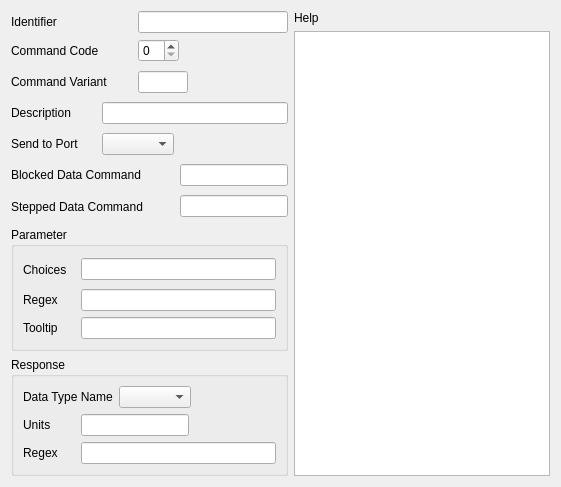
     <widget class="QWidget" name="tab_6">
      <attribute name="title">
       <string>Command</string>
      </attribute>
      <layout class="QGridLayout" name="gridLayout_9">
       <item row="0" column="0">
        <layout class="QVBoxLayout" name="verticalLayout_2">
         <item>
          <layout class="QHBoxLayout" name="horizontalLayout_28">
           <item>
            <widget class="QLabel" name="label_39">
             <property name="minimumSize">
              <size>
               <width>121</width>
               <height>0</height>
              </size>
             </property>
             <property name="text">
              <string>Identifier</string>
             </property>
            </widget>
           </item>
           <item>
            <widget class="QLineEdit" name="lineEdit_32"/>
           </item>
          </layout>
         </item>
         <item>
          <layout class="QHBoxLayout" name="horizontalLayout_29">
           <item>
            <widget class="QLabel" name="label_40">
             <property name="minimumSize">
              <size>
               <width>121</width>
               <height>0</height>
              </size>
             </property>
             <property name="text">
              <string>Command Code</string>
             </property>
            </widget>
           </item>
           <item>
            <widget class="QSpinBox" name="spinBox_2"/>
           </item>
           <item>
            <spacer name="horizontalSpacer_18">
             <property name="orientation">
              <enum>Qt::Horizontal</enum>
             </property>
             <property name="sizeHint" stdset="0">
              <size>
               <width>40</width>
               <height>20</height>
              </size>
             </property>
            </spacer>
           </item>
          </layout>
         </item>
         <item>
          <layout class="QHBoxLayout" name="horizontalLayout_30">
           <item>
            <widget class="QLabel" name="label_41">
             <property name="minimumSize">
              <size>
               <width>121</width>
               <height>28</height>
              </size>
             </property>
             <property name="text">
              <string>Command Variant</string>
             </property>
            </widget>
           </item>
           <item>
            <widget class="QLineEdit" name="lineEdit_33">
             <property name="maximumSize">
              <size>
               <width>50</width>
               <height>16777215</height>
              </size>
             </property>
            </widget>
           </item>
           <item>
            <spacer name="horizontalSpacer_19">
             <property name="orientation">
              <enum>Qt::Horizontal</enum>
             </property>
             <property name="sizeHint" stdset="0">
              <size>
               <width>40</width>
               <height>20</height>
              </size>
             </property>
            </spacer>
           </item>
          </layout>
         </item>
         <item>
          <layout class="QHBoxLayout" name="horizontalLayout_31">
           <item>
            <widget class="QLabel" name="label_42">
             <property name="minimumSize">
              <size>
               <width>85</width>
               <height>0</height>
              </size>
             </property>
             <property name="text">
              <string>Description</string>
             </property>
            </widget>
           </item>
           <item>
            <widget class="QLineEdit" name="lineEdit_34"/>
           </item>
          </layout>
         </item>
         <item>
          <layout class="QHBoxLayout" name="horizontalLayout_32">
           <item>
            <widget class="QLabel" name="label_43">
             <property name="minimumSize">
              <size>
               <width>85</width>
               <height>28</height>
              </size>
             </property>
             <property name="text">
              <string>Send to Port</string>
             </property>
            </widget>
           </item>
           <item>
            <widget class="QComboBox" name="comboBox_4"/>
           </item>
           <item>
            <spacer name="horizontalSpacer_21">
             <property name="orientation">
              <enum>Qt::Horizontal</enum>
             </property>
             <property name="sizeHint" stdset="0">
              <size>
               <width>40</width>
               <height>20</height>
              </size>
             </property>
            </spacer>
           </item>
          </layout>
         </item>
         <item>
          <layout class="QHBoxLayout" name="horizontalLayout_33">
           <item>
            <widget class="QLabel" name="label_44">
             <property name="minimumSize">
              <size>
               <width>163</width>
               <height>0</height>
              </size>
             </property>
             <property name="text">
              <string>Blocked Data Command</string>
             </property>
            </widget>
           </item>
           <item>
            <widget class="QLineEdit" name="lineEdit_35"/>
           </item>
          </layout>
         </item>
         <item>
          <layout class="QHBoxLayout" name="horizontalLayout_34">
           <item>
            <widget class="QLabel" name="label_45">
             <property name="minimumSize">
              <size>
               <width>163</width>
               <height>29</height>
              </size>
             </property>
             <property name="text">
              <string>Stepped Data Command</string>
             </property>
            </widget>
           </item>
           <item>
            <widget class="QLineEdit" name="lineEdit_36"/>
           </item>
          </layout>
         </item>
         <item>
          <widget class="QGroupBox" name="groupBox_2">
           <property name="title">
            <string>Parameter</string>
           </property>
           <layout class="QGridLayout" name="gridLayout_7">
            <item row="0" column="0">
             <layout class="QHBoxLayout" name="horizontalLayout_35">
              <item>
               <widget class="QLabel" name="label_47">
                <property name="minimumSize">
                 <size>
                  <width>52</width>
                  <height>27</height>
                 </size>
                </property>
                <property name="text">
                 <string>Choices</string>
                </property>
               </widget>
              </item>
              <item>
               <widget class="QLineEdit" name="lineEdit_37"/>
              </item>
             </layout>
            </item>
            <item row="1" column="0">
             <layout class="QHBoxLayout" name="horizontalLayout_36">
              <item>
               <widget class="QLabel" name="label_48">
                <property name="minimumSize">
                 <size>
                  <width>52</width>
                  <height>0</height>
                 </size>
                </property>
                <property name="text">
                 <string>Regex</string>
                </property>
               </widget>
              </item>
              <item>
               <widget class="QLineEdit" name="lineEdit_38"/>
              </item>
             </layout>
            </item>
            <item row="2" column="0">
             <layout class="QHBoxLayout" name="horizontalLayout_37">
              <item>
               <widget class="QLabel" name="label_49">
                <property name="minimumSize">
                 <size>
                  <width>52</width>
                  <height>0</height>
                 </size>
                </property>
                <property name="text">
                 <string>Tooltip</string>
                </property>
               </widget>
              </item>
              <item>
               <widget class="QLineEdit" name="lineEdit_39"/>
              </item>
             </layout>
            </item>
           </layout>
          </widget>
         </item>
         <item>
          <widget class="QGroupBox" name="groupBox_3">
           <property name="title">
            <string>Response</string>
           </property>
           <layout class="QGridLayout" name="gridLayout_8">
            <item row="0" column="0">
             <layout class="QHBoxLayout" name="horizontalLayout_38">
              <item>
               <widget class="QLabel" name="label_51">
                <property name="text">
                 <string>Data Type Name</string>
                </property>
               </widget>
              </item>
              <item>
               <widget class="QComboBox" name="comboBox_5"/>
              </item>
              <item>
               <spacer name="horizontalSpacer_27">
                <property name="orientation">
                 <enum>Qt::Horizontal</enum>
                </property>
                <property name="sizeHint" stdset="0">
                 <size>
                  <width>40</width>
                  <height>20</height>
                 </size>
                </property>
               </spacer>
              </item>
             </layout>
            </item>
            <item row="1" column="0">
             <layout class="QHBoxLayout" name="horizontalLayout_39">
              <item>
               <widget class="QLabel" name="label_52">
                <property name="minimumSize">
                 <size>
                  <width>52</width>
                  <height>0</height>
                 </size>
                </property>
                <property name="text">
                 <string>Units</string>
                </property>
               </widget>
              </item>
              <item>
               <widget class="QLineEdit" name="lineEdit_40"/>
              </item>
              <item>
               <spacer name="horizontalSpacer_28">
                <property name="orientation">
                 <enum>Qt::Horizontal</enum>
                </property>
                <property name="sizeHint" stdset="0">
                 <size>
                  <width>40</width>
                  <height>20</height>
                 </size>
                </property>
               </spacer>
              </item>
             </layout>
            </item>
            <item row="2" column="0">
             <layout class="QHBoxLayout" name="horizontalLayout_40">
              <item>
               <widget class="QLabel" name="label_53">
                <property name="minimumSize">
                 <size>
                  <width>52</width>
                  <height>0</height>
                 </size>
                </property>
                <property name="text">
                 <string>Regex</string>
                </property>
               </widget>
              </item>
              <item>
               <widget class="QLineEdit" name="lineEdit_41"/>
              </item>
             </layout>
            </item>
           </layout>
          </widget>
         </item>
        </layout>
       </item>
       <item row="0" column="1">
        <layout class="QVBoxLayout" name="verticalLayout_3">
         <item>
          <widget class="QLabel" name="label_54">
           <property name="text">
            <string>Help</string>
           </property>
          </widget>
         </item>
         <item>
          <widget class="QTextBrowser" name="textBrowser_6"/>
         </item>
        </layout>
       </item>
      </layout>
     </widget>
